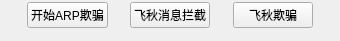
<?xml version="1.0" encoding="UTF-8"?>
<ui version="4.0">
 <class>ButtonList</class>
 <widget class="QWidget" name="ButtonList">
  <property name="geometry">
   <rect>
    <x>0</x>
    <y>0</y>
    <width>340</width>
    <height>41</height>
   </rect>
  </property>
  <property name="minimumSize">
   <size>
    <width>256</width>
    <height>41</height>
   </size>
  </property>
  <property name="maximumSize">
   <size>
    <width>500</width>
    <height>41</height>
   </size>
  </property>
  <property name="windowTitle">
   <string>Form</string>
  </property>
  <layout class="QHBoxLayout" name="horizontalLayout">
   <property name="topMargin">
    <number>0</number>
   </property>
   <property name="bottomMargin">
    <number>10</number>
   </property>
   <item>
    <spacer name="horizontalSpacer_2">
     <property name="orientation">
      <enum>Qt::Horizontal</enum>
     </property>
     <property name="sizeHint" stdset="0">
      <size>
       <width>40</width>
       <height>20</height>
      </size>
     </property>
    </spacer>
   </item>
   <item>
    <widget class="QPushButton" name="arpButton">
     <property name="text">
      <string>开始ARP欺骗</string>
     </property>
    </widget>
   </item>
   <item>
    <spacer name="horizontalSpacer">
     <property name="orientation">
      <enum>Qt::Horizontal</enum>
     </property>
     <property name="sizeHint" stdset="0">
      <size>
       <width>40</width>
       <height>20</height>
      </size>
     </property>
    </spacer>
   </item>
   <item>
    <widget class="QPushButton" name="fqMsgButton">
     <property name="text">
      <string>飞秋消息拦截</string>
     </property>
    </widget>
   </item>
   <item>
    <spacer name="horizontalSpacer_4">
     <property name="orientation">
      <enum>Qt::Horizontal</enum>
     </property>
     <property name="sizeHint" stdset="0">
      <size>
       <width>40</width>
       <height>20</height>
      </size>
     </property>
    </spacer>
   </item>
   <item>
    <widget class="QPushButton" name="fqCheatButton">
     <property name="text">
      <string>飞秋欺骗</string>
     </property>
    </widget>
   </item>
   <item>
    <spacer name="horizontalSpacer_3">
     <property name="orientation">
      <enum>Qt::Horizontal</enum>
     </property>
     <property name="sizeHint" stdset="0">
      <size>
       <width>40</width>
       <height>20</height>
      </size>
     </property>
    </spacer>
   </item>
  </layout>
 </widget>
 <resources/>
 <connections/>
</ui>
